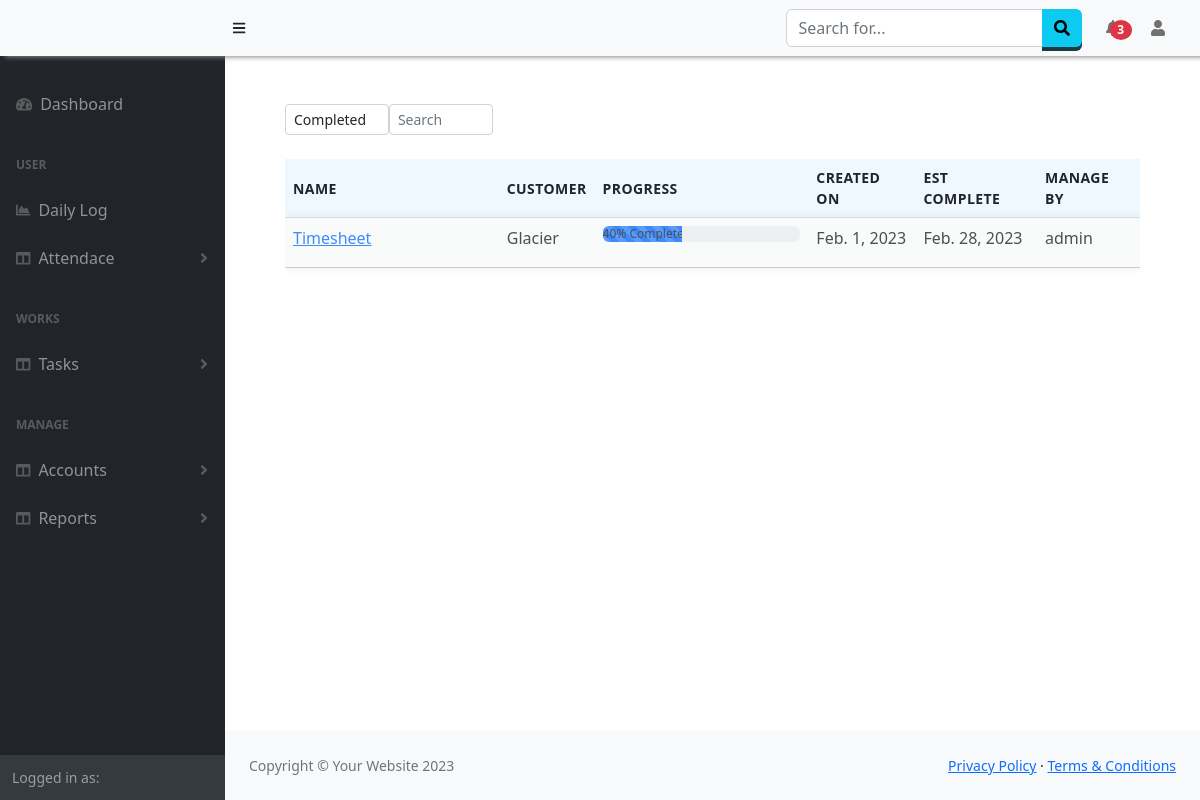
/Project/all, run on the app's committed database.
### Project/models.py (models this page shows, shortened)
class Project(models.Model):
    name = models.CharField(max_length=250,null=False)
    customer = models.CharField(max_length=250)
    estimate_hr = models.DecimalField(null=True,decimal_places=2,max_digits=5)
    worked_hr = models.DecimalField(null=True,decimal_places=2,max_digits=5)
    manager = models.ForeignKey(User,on_delete=models.CASCADE)
    details = models.CharField(max_length=500,null=True)
    created_on = models.DateField(auto_now_add=True)
    estimated_date = models.DateField(null=True)

### Project/views.py (the view)
# urls.py: path('all',views.projects,name='aproject'),
def projects(request):
    all = Project.objects.all()
    result ={
        'projects':all,
        'count':all.count()
    }
    return render(request,'projects/viewProjects.html',result)

### Project/templates/projects/viewProjects.html (shortened to what this page needs)
{% extends "base.html" %}
{% block content %}
<div class="container">
    <div class="container">
        <div class="row w-50">
          <select class="form-control form-control-sm w-25" id="year">
            <option value="completed">Completed</option>
          </select>
          <input type="text" Placeholder="Search " class="form-control form-control-sm w-25"/>
        </div>
    </div>
    <div class="mt-4 table-responsive">
      <table id="example" class="table table-hover text-left" style="width:100%;border-top-radius:5px;border-spacing: 0 10px;">
        <thead>
          <tr class="text-left align-middle">
            <th scope="col" class="col-sm-3">Name</th>
            <th scope="col">Customer</th>
            <th scope="col" class="col-sm-3">Progress</th>
            <th scope="col">Created On</th>
            <th scope="col">Est Complete</th>
            <th scope="col">Manage By</th>
          </tr>
        </thead>
        <tbody>
            {% for project in projects %}
            <tr class="bg-light">
                <td><a href="{% url 'projectDetails' pid=project.id%}">{{project.name}}</a></td>
                <td>{{project.customer}}</td>
                <td><div class="progress">
                  <div class="progress-bar progress-bar-success progress-bar-striped" role="progressbar"
                  aria-valuenow="40" aria-valuemin="0" aria-valuemax="100" style="width:40%">
                    <span class="text-dark">40% Complete</span>
                  </div>
                </div></td>
                <td>{{project.created_on}}</td>
                <td>{{project.estimated_date}}</td>
                <td>{{project.manager}}</td>
            </tr>
            {% endfor %}
        </tbody>
      </table>
    </div>
</div>
{% endblock %}

### Project/templates/projects/viewProjects.html (style rules this page uses)
tbody>tr { background-color: #ffffff; box-shadow: 0px 0px 9px 0px rgba(0,0,0,0.1); }
thead { background-color: #95A5A6; font-size: 14px; text-transform: uppercase; letter-spacing: 0.03em; }
tbody>tr { height:50px; text-align:middle; }
th { font-weight:600; }

### templates/base.html (style rules this page uses)
thead { background-color:aliceblue !important; }
th { font-weight:600 !important; }
tbody tr { opacity:0.8; border-top:1px solid lightgray; border-bottom:1px solid lightgray; }

### data on the page
Project: name "Timesheet", customer "Glacier", created_on "Feb. 1, 2023", estimated_date "Feb. 28, 2023", manager "admin"
